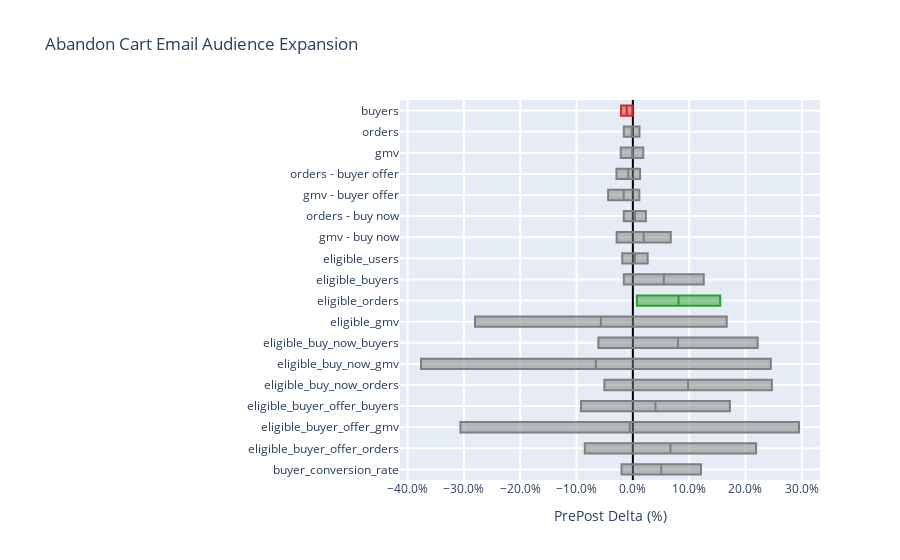

Notebook code cell kept with this figure:
### Code cell
ab_result_all_summary = create_pretty_outputs(pre_all, 
                        post_all, 
                        title='Abandon Cart Email Audience Expansion', 
                        lightspeed_only=True,
                        must_include_metrics =test_metrics,
                        diagnostic=False,
                        max_pvalue=0.2,
                        stats_list = ['Metric',
                                      #'Pre Control Metric Mean',
                                      #'Pre Test Metric Mean',
                                      #'Pre Delta (%)',
                                      #'Post Control Metric Mean',
                                      #'Post Test Metric Mean',
                                      #'Post Delta (%)',
                                      'PrePost Delta (%)',
                                      #'PrePost Delta LCL (%)',
                                      #'PrePost Delta UCL (%)',
                                      'p-value',
                                      #'Net Daily Impact',
                                     ])

### Figure 1 — Plotly figure (JSON) as saved in the notebook; plotly's stock layout.template omitted (floating-point values rounded to 4 significant figures)
{"data": [{"marker": {"color": "#7f7f7f"}, "name": "buyer_conversion_rate", "type": "box", "x": [-0.02017, -0.02017, 0.05038, 0.1209, 0.1209]}, {"marker": {"color": "#7f7f7f"}, "name": "eligible_buyer_offer_orders", "type": "box", "x": [-0.0854, -0.0854, 0.06672, 0.2188, 0.2188]}, {"marker": {"color": "#7f7f7f"}, "name": "eligible_buyer_offer_gmv", "type": "box", "x": [-0.3061, -0.3061, -0.005566, 0.295, 0.295]}, {"marker": {"color": "#7f7f7f"}, "name": "eligible_buyer_offer_buyers", "type": "box", "x": [-0.09203, -0.09203, 0.04013, 0.1723, 0.1723]}, {"marker": {"color": "#7f7f7f"}, "name": "eligible_buy_now_orders", "type": "box", "x": [-0.05068, -0.05068, 0.09809, 0.2469, 0.2469]}, {"marker": {"color": "#7f7f7f"}, "name": "eligible_buy_now_gmv", "type": "box", "x": [-0.3762, -0.3762, -0.06564, 0.2449, 0.2449]}, {"marker": {"color": "#7f7f7f"}, "name": "eligible_buy_now_buyers", "type": "box", "x": [-0.06124, -0.06124, 0.08018, 0.2216, 0.2216]}, {"marker": {"color": "#7f7f7f"}, "name": "eligible_gmv", "type": "box", "x": [-0.2803, -0.2803, -0.05679, 0.1667, 0.1667]}, {"marker": {"color": "#2ca02c"}, "name": "eligible_orders", "type": "box", "x": [0.007164, 0.007164, 0.08115, 0.1551, 0.1551]}, {"marker": {"color": "#7f7f7f"}, "name": "eligible_buyers", "type": "box", "x": [-0.01603, -0.01603, 0.05492, 0.1259, 0.1259]}, {"marker": {"color": "#7f7f7f"}, "name": "eligible_users", "type": "box", "x": [-0.01883, -0.01883, 0.003736, 0.0263, 0.0263]}, {"marker": {"color": "#7f7f7f"}, "name": "gmv - buy now", "type": "box", "x": [-0.02877, -0.02877, 0.01925, 0.06726, 0.06726]}, {"marker": {"color": "#7f7f7f"}, "name": "orders - buy now", "type": "box", "x": [-0.01614, -0.01614, 0.003543, 0.02323, 0.02323]}, {"marker": {"color": "#7f7f7f"}, "name": "gmv - buyer offer", "type": "box", "x": [-0.04392, -0.04392, -0.01621, 0.0115, 0.0115]}, {"marker": {"color": "#7f7f7f"}, "name": "orders - buyer offer", "type": "box", "x": [-0.0291, -0.0291, -0.008173, 0.01275, 0.01275]}, {"marker": {"color": "#7f7f7f"}, "name": "gmv", "type": "box", "x": [-0.02148, -0.02148, -0.001489, 0.0185, 0.0185]}, {"marker": {"color": "#7f7f7f"}, "name": "orders", "type": "box", "x": [-0.01612, -0.01612, -0.002202, 0.01172, 0.01172]}, {"marker": {"color": "#d62728"}, "name": "buyers", "type": "box", "x": [-0.02094, -0.02094, -0.01087, -0.0008066, -0.0008066]}], "layout": {"margin": {"l": 400}, "showlegend": false, "title": {"text": "Abandon Cart Email Audience Expansion"}, "xaxis": {"gridwidth": 2, "nticks": 10, "tickformat": ".1%", "title": {"text": "PrePost Delta (%)"}, "zeroline": true, "zerolinecolor": "Black"}, "yaxis": {"dtick": 1, "gridwidth": 2}}}
